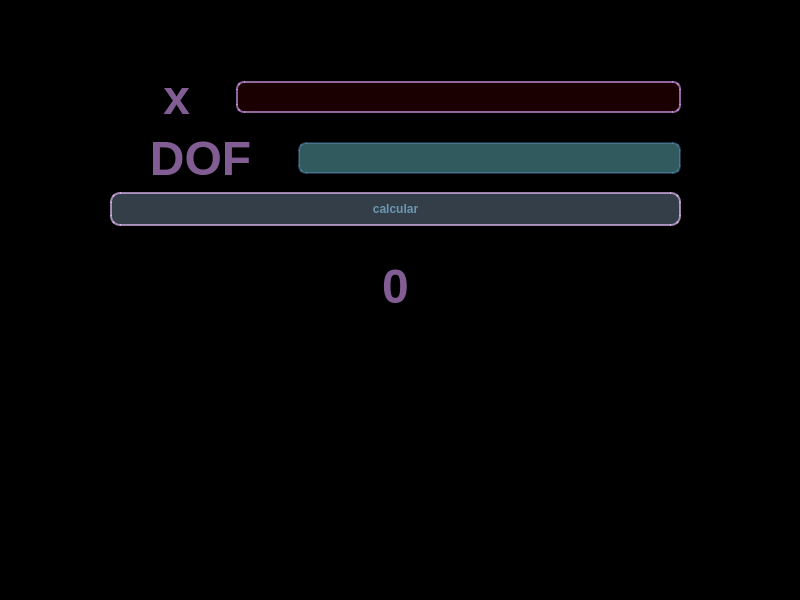
<?xml version="1.0" encoding="UTF-8"?>
<ui version="4.0">
 <class>MainWindow</class>
 <widget class="QMainWindow" name="MainWindow">
  <property name="geometry">
   <rect>
    <x>0</x>
    <y>0</y>
    <width>800</width>
    <height>600</height>
   </rect>
  </property>
  <property name="windowTitle">
   <string>MainWindow</string>
  </property>
  <property name="styleSheet">
   <string notr="true">QDialog, QWidget {
    background-color: #000000; /* negro */
}

/* QLabel */
QLabel {
    color: #94dfa1ff;
    font-weight: bold;
    font-size: 36pt;
}

/* Botones gaming */
QPushButton {
    background-color: #48b9dbff;
    color: #9293d8ff;
    border: 2px solid #a9e9c1ff;
    border-radius: 10px;
    padding: 8px 16px;
    font-weight: bold;
}
/* QLineEdit estilo gaming */
QLineEdit {
    background-color: #5e81f5ff; /* negro con tono rojizo */
    color: #c0e0c7ff; /* texto dorado */
    border: 2px solid #477dbbff; /* rojo oscuro */
    border-radius: 8px;
    padding: 6px;
    selection-background-color: #6cdaa3ff; /* cuando seleccionas texto */
    selection-color: #fdc8f6ff;
}

/* Cuando el usuario hace clic */
QLineEdit:focus {
    border: 2px solid #FFD700; /* borde dorado brillante */
    background-color: #94eca2ff;
}

/* Hover */
QLineEdit:hover {
    border: 2px solid #7adfacff;
}

/* Placeholder (texto guía) */
QLineEdit::placeholder {
    color: #f8c4c4ff; /* rojizo tenue */
}
QPushButton:hover {
    background-color: #39659eff;
}

QPushButton:pressed {
    background-color: #b0cef0ff;
}</string>
  </property>
  <widget class="QWidget" name="centralwidget">
   <widget class="QWidget" name="">
    <property name="geometry">
     <rect>
      <x>110</x>
      <y>70</y>
      <width>571</width>
      <height>271</height>
     </rect>
    </property>
    <layout class="QVBoxLayout" name="verticalLayout_2">
     <item>
      <layout class="QVBoxLayout" name="verticalLayout">
       <item>
        <layout class="QHBoxLayout" name="horizontalLayout">
         <item>
          <widget class="QLabel" name="x2">
           <property name="font">
            <font>
             <pointsize>36</pointsize>
             <weight>75</weight>
             <bold>true</bold>
            </font>
           </property>
           <property name="text">
            <string>    x   </string>
           </property>
          </widget>
         </item>
         <item>
          <widget class="QLineEdit" name="valorx2">
           <property name="styleSheet">
            <string notr="true">QDialog, QWidget {
    background-color: #f8bbf0ff; /* negro */
}

/* QLabel */
QLabel {
    color: #071b53ff;
    font-weight: bold;
    font-size: 36pt;
}

/* Botones gaming */
QPushButton {
    background-color: #f1f38aff;
    color: #FFD700;
    border: 2px solid #ccc9f7ff;
    border-radius: 10px;
    padding: 8px 16px;
    font-weight: bold;
}
/* QLineEdit estilo gaming */
QLineEdit {
    background-color: #1a0000; /* negro con tono rojizo */
    color: #a2f1a2ff; /* texto dorado */
    border: 2px solid #9ce5a6ff; /* rojo oscuro */
    border-radius: 8px;
    padding: 6px;
    selection-background-color: #8e98f1ff; /* cuando seleccionas texto */
    selection-color: #766fb4ff;
}

/* Cuando el usuario hace clic */
QLineEdit:focus {
    border: 2px solid #b1edfcff; /* borde dorado brillante */
    background-color: #bbebd5ff;
}

/* Hover */
QLineEdit:hover {
    border: 2px solid #7888cfff;
}

/* Placeholder (texto guía) */
QLineEdit::placeholder {
    color: #c9fad5ff; /* rojizo tenue */
}
QPushButton:hover {
    background-color: #e6a1a1ff;
}

QPushButton:pressed {
    background-color: #9dd6b3ff;
}</string>
           </property>
          </widget>
         </item>
        </layout>
       </item>
       <item>
        <layout class="QHBoxLayout" name="horizontalLayout_2">
         <item>
          <widget class="QLabel" name="dof2">
           <property name="font">
            <font>
             <pointsize>36</pointsize>
             <weight>75</weight>
             <bold>true</bold>
            </font>
           </property>
           <property name="text">
            <string>   DOF   </string>
           </property>
          </widget>
         </item>
         <item>
          <widget class="QLineEdit" name="valordof2"/>
         </item>
        </layout>
       </item>
      </layout>
     </item>
     <item>
      <widget class="QPushButton" name="botoncalcular2">
       <property name="text">
        <string>calcular</string>
       </property>
      </widget>
     </item>
     <item>
      <widget class="QLabel" name="label_3">
       <property name="text">
        <string>0</string>
       </property>
       <property name="alignment">
        <set>Qt::AlignCenter</set>
       </property>
      </widget>
     </item>
    </layout>
   </widget>
  </widget>
  <widget class="QMenuBar" name="menubar">
   <property name="geometry">
    <rect>
     <x>0</x>
     <y>0</y>
     <width>800</width>
     <height>21</height>
    </rect>
   </property>
  </widget>
  <widget class="QStatusBar" name="statusbar"/>
 </widget>
 <resources/>
 <connections/>
</ui>
